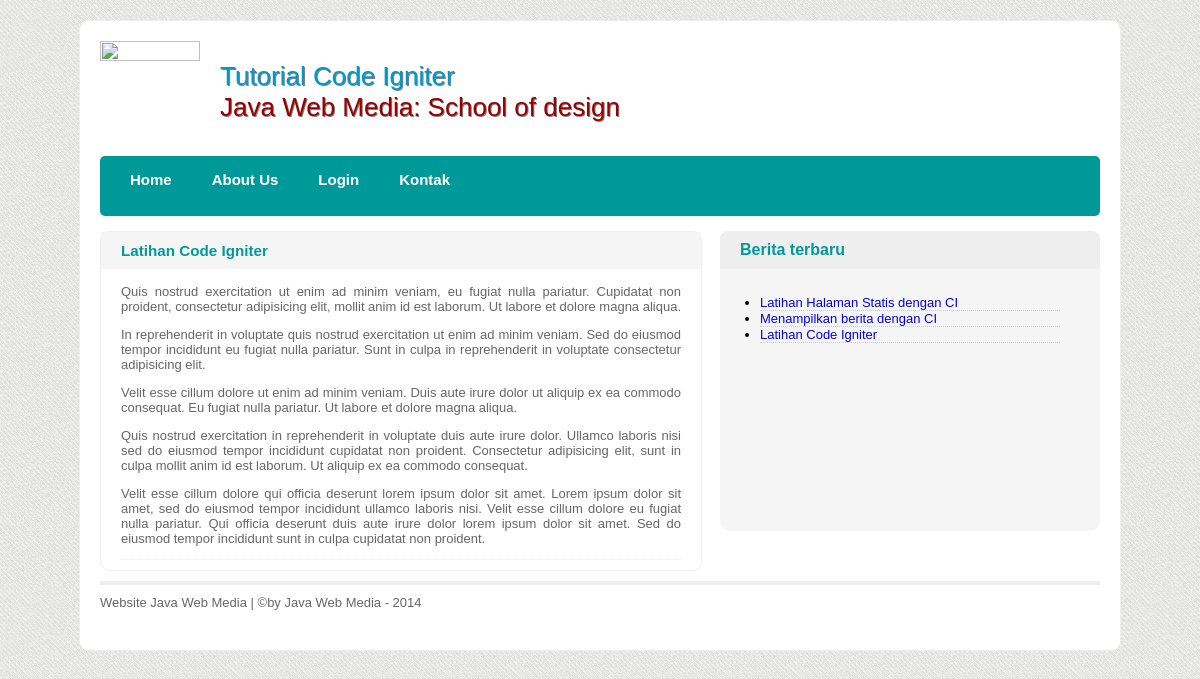
The page /home/read/latihan-code-igniter on the database its author committed.
### tables this page shows
CREATE TABLE IF NOT EXISTS `berita` (
  `id_berita` int(11) NOT NULL AUTO_INCREMENT,
  `judul` varchar(500) NOT NULL,
  `slug` varchar(128) NOT NULL,
  `ringkasan` text NOT NULL,
  `isi` text NOT NULL,
  `status_berita` varchar(20) NOT NULL,
  `id_user` int(11) NOT NULL,
  `tanggal` timestamp NOT NULL DEFAULT CURRENT_TIMESTAMP ON UPDATE CURRENT_TIMESTAMP,
  PRIMARY KEY (`id_berita`),
  KEY `slug` (`slug`)
);

### application/views/layout/konten.php (called while the page is built, shortened)
<?php
if($isi){
	$this->load->view($isi);
}

### application/views/layout/wrapper.php (called while the page is built)
<?php
require_once('head.php');
require_once('header.php');
require_once('konten.php');
require_once('footer.php');

### application/controllers/home.php (called while the page is built, shortened)
<?php if ( ! defined('BASEPATH')) exit('No direct script access allowed');
class Home extends CI_Controller {
	public function __construct()	{
		$this->load->model('berita_model');
	}
	public function read($read) {
		$data['berita'] = $this->berita_model->daftar_berita();
		$data['detail']	= $this->berita_model->daftar_berita($read);
		$data=array('title'		=>$data['detail']['judul'],
					'berita'	=> $this->berita_model->daftar_berita(),
					'detail' 	=> $this->berita_model->daftar_berita($read),
					'isi'  		=>'home/read_view'
						);
		$this->load->view('layout/wrapper',$data);
	}
}

### index.php (called while the page is built, shortened)
<?php
require_once BASEPATH.'core/CodeIgniter.php';

### application/models/berita_model.php (called while the page is built, shortened)
<?php
class Berita_model extends CI_Model {
	public function daftar_berita($read = FALSE) {
	if ($read === FALSE)	{
		$query = $this->db->query('SELECT * FROM berita WHERE status_berita ="Publish" ORDER BY id_berita DESC');
		return $query->result_array();
	}
	$query = $this->db->get_where('berita', array('slug' => $read));
	return $query->row_array();
}
}

### application/views/home/read_view.php (the view)
<div class="konten">
	<div class="posting">
	<h3><?php echo $detail['judul'] ?></h3>
    <div class="ringkasan"><?php echo $detail['isi'] ?></div>
    </div>
	<div class="anggota">
    <h3>Berita terbaru</h3>
        <ul>
        <?php foreach($berita as $list) { ?>
          <li><a href="<?php echo base_url() ?>home/read/<?php echo $list['slug']; ?>"><?php echo $list['judul']; ?></a></li>
		  <?php } ?>
        </ul>
	</div>
</div>

### assets/css/style.css (style rules this page uses)
body { background-image:url(../images/img/bg.jpg); padding: 0; margin: 0; font-family: "Lucida Sans Unicode", "Lucida Grande", sans-serif; font-size: 13px; }
a, a:visited { text-decoration: none; }
.konten { min-height: 200px; height: auto; }
.anggota { min-height: 300px; background-color: #F5F5F5; width: 380px; float: right; border-radius: 10px; }
.anggota h3 { background-color: #EEE; color: #099; padding: 10px 20px; border-radius: 8px 8px 0 0; margin-top: 0; font-size: 16px; }
.anggota ul { padding: 10px 20px; margin: 0 20px; }
.anggota ul li { padding: 4px o; border-bottom: dotted thin #CCC; }
.posting { float: left; width: 600px; min-height: 300px; height: auto; border: solid 1px #EEE; border-radius: 10px; color: #666; text-align: justify; }
.posting h3 { padding: 10px 20px; margin-top: 0; background-color: #F5F5F5; color: #099; }
.posting .ringkasan { margin: 10px 20px; }
.ringkasan { display: block; clear: both; border-bottom: dotted thin #EEE; }

### rows shown on the page
berita: judul "Latihan Code Igniter", isi "Quis nostrud exercitation ut enim ad minim veniam, eu fugiat nulla pariatur. Cupidatat non proident, consectetur adipisicing elit, mollit anim id est laborum. Ut labore et dolore magna aliqua. In reprehenderit in voluptate quis nostrud exercitation ut enim ad minim veniam. Sed do eiusmod tempor incididunt eu fugiat nulla pariatur. Sunt in culpa in reprehenderit in voluptate consectetur adipisicing elit. Velit esse cillum dolore ut enim ad minim veniam. Duis aute irure dolor ut aliquip ex ea commodo consequat. Eu fugiat nulla pariatur. Ut labore et dolore magna aliqua. Quis nostrud exercitation in reprehenderit in voluptate duis aute irure dolor. Ullamco laboris nisi sed do eiusmod tempor…"
berita: judul "Latihan Halaman Statis dengan CI"
berita: judul "Menampilkan berita dengan CI"
